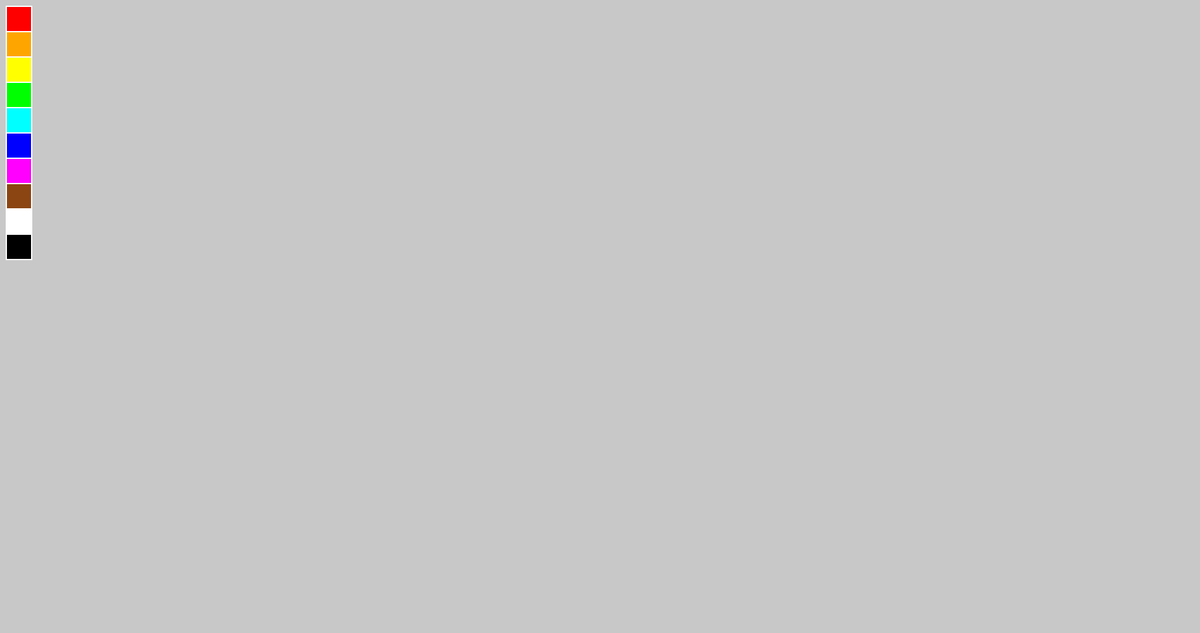
Frame 1 (no input)
Frame 60 (no input): identical to frame 1, image omitted
Frame 120 (the mouse pressed at the canvas centre since frame 60): identical to frame 1, image omitted

The p5.js sketch that drew this single still picture (run headless with seeded random() and noise() and a simulated clock; from frame 60 on, the mouse is pressed at the canvas centre):

// p5.js sketch
// ── sketch.js
let colors = [
  { name: "red", value: [255, 0, 0] },
  { name: "orange", value: [255, 165, 0] },
  { name: "yellow", value: [255, 255, 0] },
  { name: "green", value: [0, 255, 0] },
  { name: "cyan", value: [0, 255, 255] },
  { name: "blue", value: [0, 0, 255] },
  { name: "magenta", value: [255, 0, 255] },
  { name: "brown", value: [139, 69, 19] },
  { name: "white", value: [255, 255, 255] },
  { name: "black", value: [0, 0, 0] }
];

let selectedColor = [255, 255, 255]; 
let canvasX = 60; 

function setup() {
  createCanvas(1895, 1000);
  background(200);
  drawPalette();
}

function drawPalette() {
  for (let i = 0; i < colors.length; i++) {
    stroke(255); 
    strokeWeight(2);
    fill(colors[i].value);
    rect(10, i * 40 + 10, 40, 40);
  }
}

function mousePressed() {
  for (let i = 0; i < colors.length; i++) {
    if (mouseX > 10 && mouseX < 50 && mouseY > i * 40 + 10 && mouseY < i * 40 + 50) {
      selectedColor = colors[i].value; // Change brush color
      return;
    }
  }
}

function mouseDragged() {
  if (mouseX > canvasX) {
    stroke(selectedColor);
    strokeWeight(2);
    line(mouseX, mouseY, pmouseX, pmouseY);
  }
}

function draw() {
  drawPalette();
}


//Function that adds a button to clear the canvas
function keyPressed() {
  if (key === 'c' || key === 'C') { 
    background(200);
    drawPalette(); 
  }
}
